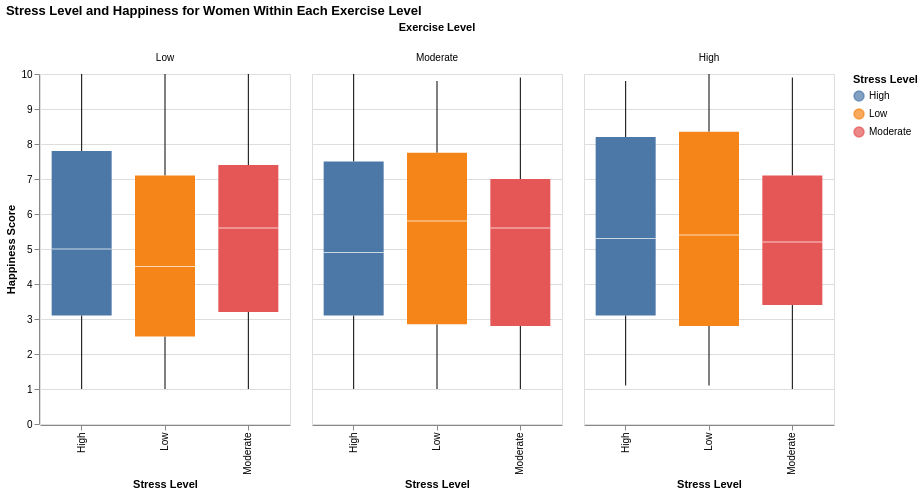

The notebook cell saved with this chart:
### Code cell
chart3 = alt.Chart(women_data).mark_boxplot(size=60).encode(

    x=alt.X("Stress Level:N", title="Stress Level"),

    y=alt.Y("Happiness Score:Q", title="Happiness Score"),

    column=alt.Column("Exercise Level:N", sort=["Low","Moderate","High"], title="Exercise Level"),

    color=alt.Color("Stress Level:N", title="Stress Level"),

    tooltip=["Exercise Level","Happiness Score","Stress Level"]

).properties(
    title="Stress Level and Happiness for Women Within Each Exercise Level",
    width=250,
    height=350
)

chart3

### Figure 1 — Vega-Lite specification as saved in the notebook (floating-point values rounded to 4 significant figures; data arrays with more than 128 entries replaced by an {"elided": "..."} marker saying what was removed)
{"config": {"view": {"continuousWidth": 300, "continuousHeight": 300}}, "data": {"name": "data-57d13b237b02068d48295fc95255d8a2"}, "mark": {"type": "boxplot", "size": 60}, "encoding": {"color": {"field": "Stress Level", "title": "Stress Level", "type": "nominal"}, "column": {"field": "Exercise Level", "sort": ["Low", "Moderate", "High"], "title": "Exercise Level", "type": "nominal"}, "tooltip": [{"field": "Exercise Level", "type": "nominal"}, {"field": "Happiness Score", "type": "quantitative"}, {"field": "Stress Level", "type": "nominal"}], "x": {"field": "Stress Level", "title": "Stress Level", "type": "nominal"}, "y": {"field": "Happiness Score", "title": "Happiness Score", "type": "quantitative"}}, "height": 350, "title": "Stress Level and Happiness for Women Within Each Exercise Level", "width": 250, "$schema": "https://vega.github.io/schema/vega-lite/v6.1.0.json", "datasets": {"data-57d13b237b02068d48295fc95255d8a2": {"elided": "1024 records"}}}
